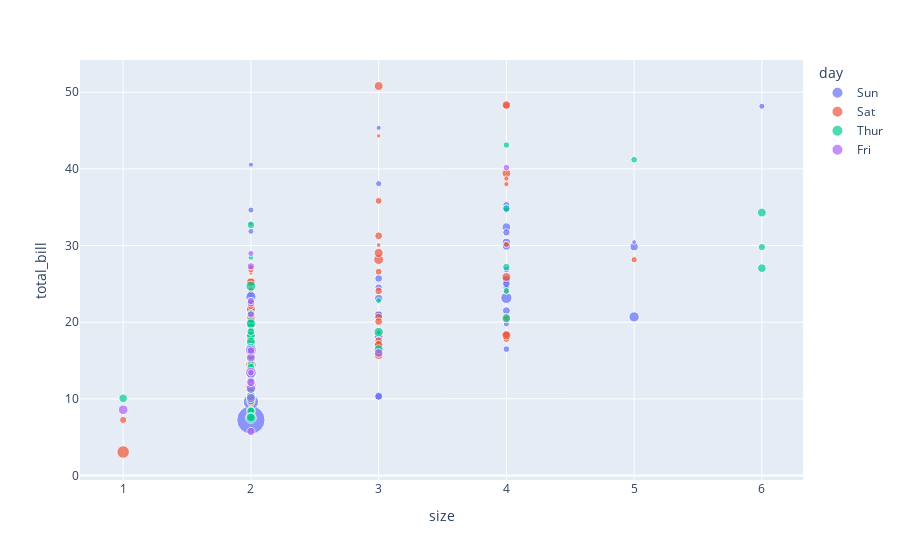

Write notebook code for a chart like this one.
### Code cell
tips_plot = px.scatter(tips, x='size', y ='total_bill', color='day', size='tip_pct')
tips_plot.show()
